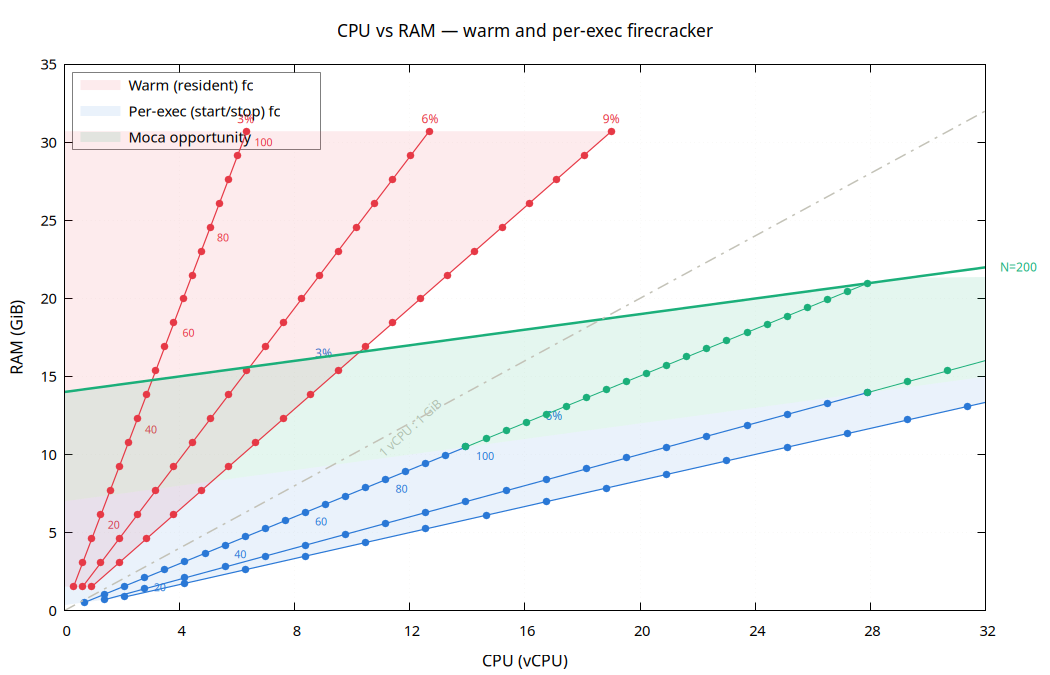

Write gnuplot code to recreate this figure.
# CPU vs RAM — warm and per-exec firecracker pressure map (v2)
# Variant: shaded areas + iso-duty (slanted) lines + dots at N points.
# No horizontal iso-N lines.
#
# Data: cpu-ram-pressure-v2.dat
#
# Usage:
#   gnuplot cpu-ram-pressure-v2.gp                       # → .png
#   gnuplot -e "TERM='pdf'" cpu-ram-pressure-v2.gp       # → .pdf

if (!exists("TERM")) TERM = "png"

if (TERM eq "pdf") {
    set terminal pdfcairo enhanced font "sans,11" size 7in,4.5in
    set output "cpu-ram-pressure-v2.pdf"
} else {
    set terminal pngcairo enhanced font "sans,11" size 1050,675
    set output "cpu-ram-pressure-v2.png"
}

# --- palette ---
warm     = "#e63946"
stut     = "#2a78d6"
excl     = "#1baf7a"
bisect   = "#c3c2b7"
gridcol  = "#e1e0d9"

# --- axes ---
set xlabel "CPU (vCPU)" font ",12"
set ylabel "RAM (GiB)" font ",12"
set title  "CPU vs RAM — warm and per-exec firecracker" font ",13"

set xrange [0:32]
set yrange [0:35]
set xtics 4
set ytics 5

set grid xtics ytics lt 0 lw 0.5 lc rgb gridcol
set key top left Left reverse spacing 1.3 box lw 0.5

set clip two
set rmargin 8

# --- line styles ---
set style line 12 lc rgb warm lw 1.2                 # warm iso-D lines
set style line 13 lc rgb warm lw 0 pt 7 ps 1.2       # warm dots (filled circle)

set style line 22 lc rgb stut lw 1.2                  # perexec iso-D lines
set style line 23 lc rgb stut lw 0 pt 7 ps 1.2       # perexec dots

set style line 30 lc rgb excl lw 2.5                  # N=200 line
set style line 31 lc rgb excl lw 1.0                  # excl iso-D lines
set style line 32 lc rgb excl lw 0 pt 7 ps 1.2       # excl dots

set style line 40 lc rgb bisect lw 1.5 dt 4           # bisector

# --- annotations ---

set label 2 at 11,10 "1 vCPU : 1 GiB" font ",9" tc rgb bisect rotate by 42

# D% labels (warm, at top of each duty line near N=100)
set label 30 at  6.3,31.5 "3%"  font ",9" tc rgb warm center
set label 31 at 12.7,31.5 "6%"  font ",9" tc rgb warm center
set label 32 at 19.0,31.5 "9%"  font ",9" tc rgb warm center

# D% labels (per-exec)
set label 33 at  9.0,16.5  "3%"  font ",9" tc rgb stut center
set label 34 at 17.0,12.5  "6%"  font ",9" tc rgb stut center

# N=200 label
set label 40 at 32.5,22 "N=200" font ",9" tc rgb excl

# N labels along the warm 3% duty line (offset from dot)
set label 50 at  1.5,5.5   "20"  font ",8" tc rgb warm
set label 51 at  2.8,11.6  "40"  font ",8" tc rgb warm
set label 52 at  4.1,17.8  "60"  font ",8" tc rgb warm
set label 53 at  5.3,23.9  "80"  font ",8" tc rgb warm
set label 54 at  6.6,30.0  "100" font ",8" tc rgb warm

# N labels along the per-exec 3% duty line
set label 60 at  3.1,1.5   "20"  font ",8" tc rgb stut
set label 61 at  5.9,3.6   "40"  font ",8" tc rgb stut
set label 62 at  8.7,5.7   "60"  font ",8" tc rgb stut
set label 63 at 11.5,7.8   "80"  font ",8" tc rgb stut
set label 64 at 14.3,9.9   "100" font ",8" tc rgb stut

# --- plot ---
plot \
    "cpu-ram-pressure-v2.dat" index 0 using 1:2 with filledcurves closed \
        fc rgb warm fs transparent solid 0.10 noborder title "Warm (resident) fc", \
    "" index 3 using 1:2 with filledcurves closed \
        fc rgb stut fs transparent solid 0.10 noborder title "Per-exec (start/stop) fc", \
    "" index 6 using 1:2 with filledcurves closed \
        fc rgb excl fs transparent solid 0.12 noborder title "Moca opportunity", \
    "" index 1 using 1:2 with lines ls 12 notitle, \
    "" index 2 using 1:2 with points ls 13 notitle, \
    "" index 4 using 1:2 with lines ls 22 notitle, \
    "" index 5 using 1:2 with points ls 23 notitle, \
    "" index 7 using 1:2 with lines ls 31 notitle, \
    "" index 8 using 1:2 with points ls 32 notitle, \
    "" index 9 using 1:2 with lines ls 30 notitle, \
    "" index 10 using 1:2 with lines ls 40 notitle
